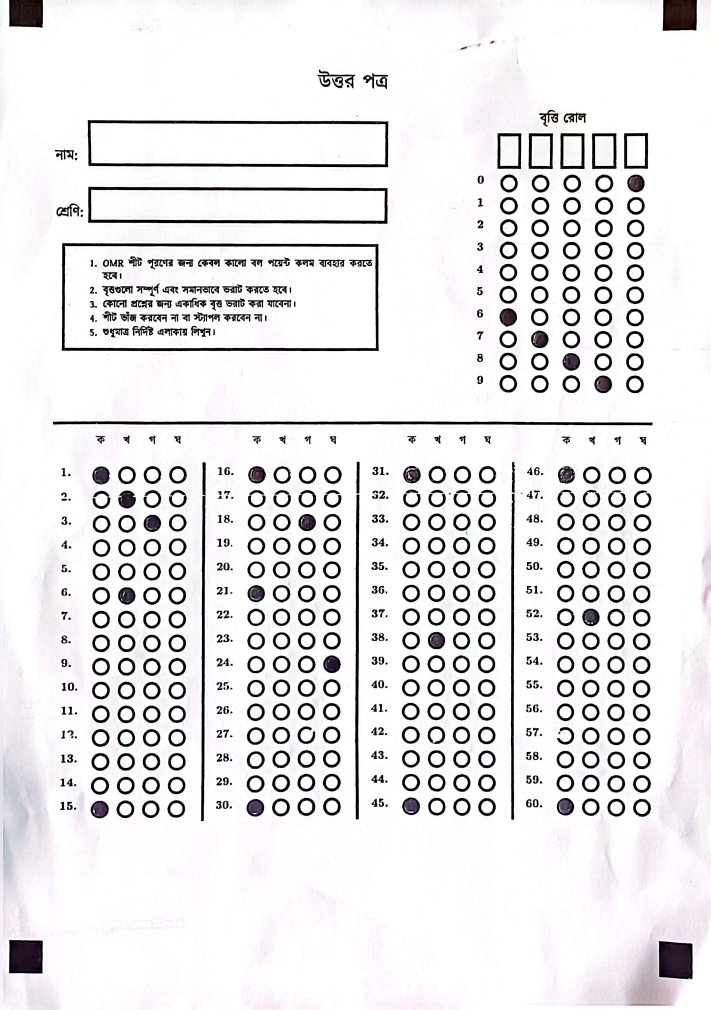
#> input picture final_54.jpg, 2133 x 3030 px (shown at 1/3 size)
$ python new_app.py
#> lines starting #> are read from the running program, lines starting #| are printed output that depends on the picture; after the words box and inside, x2 and y2 are one past the last pixel; in counts of white or black regions, pixels touching at a corner belong together
import cv2
import numpy as np
from imutils import contours
import os
import csv
import logging
from PIL import Image # Pillow is still needed for compression logic

# --- 1. Setup & Configuration ---

def setup_logging():
    """Configures the logging system to output to both a file and the console."""
    # This check prevents adding handlers multiple times if the function is called again
    if not logging.getLogger().handlers:
        logging.basicConfig(
            level=logging.INFO,
            format='%(asctime)s - %(levelname)s - %(message)s',
            handlers=[
                logging.FileHandler("omr_grader.log"),
                logging.StreamHandler()
            ]
        )

# Answer key and choice mapping remain the same
ANSWER_KEY = {
    0: 1, 1: 2, 2: 0, 3: 2, 4: 1, 5: 0, 6: 1, 7: 2, 8: 3, 9: 0, 10: 1, 11: 3, 12: 0, 13: 2, 14: 1,
    15: 0, 16: 3, 17: 2, 18: 1, 19: 0, 20: 1, 21: 2, 22: [0, 2], 23: 3, 24: 1, 25: 0, 26: 2, 27: 3, 28: 1, 29: 0,
    30: 3, 31: 2, 32: 1, 33: 0, 34: 1, 35: 2, 36: 0, 37: 3, 38: 1, 39: 2, 40: 0, 41: 1, 42: 3, 43: 2, 44: 0,
    45: 1, 46: 3, 47: 0, 48: 2, 49: 1, 50: 3, 51: 0, 52: 1, 53: 2, 54: 3, 55: 0, 56: 1, 57: 2, 58: 3, 59: 0
}
CHOICE_MAP = {0: 'A', 1: 'B', 2: 'C', 3: 'D'}


# --- 2. Core Image Processing Utilities ---

def compress_image_on_the_fly(cv2_image, max_size=1920, quality=75):
    """
    [NEW IN-MEMORY COMPRESSION]
    Converts a cv2 (NumPy) image to a Pillow image, applies resizing and JPEG
    compression in memory, and converts it back to a cv2 image.

    :param cv2_image: Input image as a NumPy array (BGR format).
    :param max_size: The maximum dimension (longest side) in pixels.
    :param quality: JPEG quality (1-95).
    :return: Compressed image as a NumPy array (BGR format).
    """
    try:
        # 1. Convert cv2 (BGR) to Pillow (RGB)
        # OpenCV reads as BGR, Pillow expects RGB
        img_rgb = cv2.cvtColor(cv2_image, cv2.COLOR_BGR2RGB)
        img = Image.fromarray(img_rgb)

        # 2. Resizing logic
        width, height = img.size

        if max(width, height) > max_size:
            ratio = max_size / max(width, height)
            new_width = int(width * ratio)
            new_height = int(height * ratio)

            img = img.resize((new_width, new_height), Image.Resampling.LANCZOS)

        # 3. Apply JPEG compression in memory
        # We need a BytesIO object to simulate saving to disk
        from io import BytesIO
        buffer = BytesIO()
        img.save(buffer, "JPEG", optimize=True, quality=quality)
        buffer.seek(0)

        # 4. Read the compressed bytes back into a cv2 image
        file_bytes = np.asarray(bytearray(buffer.read()), dtype=np.uint8)
        compressed_cv2_image = cv2.imdecode(file_bytes, cv2.IMREAD_COLOR)

        logging.info(f"Image compressed in memory. Original: {width}x{height}, New: {img.size}. Quality: {quality}")

        return compressed_cv2_image

    except Exception as e:
        logging.error(f"In-memory compression failed. Reason: {e}. Returning original image.")
        return cv2_image # Fallback: return the original image if compression fails


def reorder(myPoints):
    """Reorders four corner points: top-left, top-right, bottom-left, bottom-right."""
    myPoints = myPoints.reshape((4, 2))
    myPointsNew = np.zeros((4, 2), np.float32)
    add = myPoints.sum(1)
    myPointsNew[0] = myPoints[np.argmin(add)]
    myPointsNew[3] = myPoints[np.argmax(add)]
    diff = np.diff(myPoints, axis=1)
    myPointsNew[1] = myPoints[np.argmin(diff)]
    myPointsNew[2] = myPoints[np.argmax(diff)]
    return myPointsNew

def four_point_transform(image, pts):
    """Applies a perspective transform to an image based on four points."""
    (tl, tr, bl, br) = pts
    widthA = np.sqrt(((br[0] - bl[0]) ** 2) + ((br[1] - bl[1]) ** 2))
    widthB = np.sqrt(((tr[0] - tl[0]) ** 2) + ((tr[1] - tl[1]) ** 2))
    maxWidth = max(int(widthA), int(widthB))
    heightA = np.sqrt(((tr[0] - br[0]) ** 2) + ((tr[1] - br[1]) ** 2))
    heightB = np.sqrt(((tl[0] - bl[0]) ** 2) + ((tl[1] - bl[1]) ** 2))
    maxHeight = max(int(heightA), int(heightB))
    dst = np.array([[0, 0], [maxWidth - 1, 0], [0, maxHeight - 1], [maxWidth - 1, maxHeight - 1]], dtype="float32")
    matrix = cv2.getPerspectiveTransform(pts, dst)
    return cv2.warpPerspective(image, matrix, (maxWidth, maxHeight))

# ... (preprocess_image, find_fiducial_markers, resize_for_display,
# find_and_denoise_bubbles, decode_roll_number, grade_mcq_section functions remain the same) ...

# [13 lines left out: function preprocess_image, not called in this run]


def find_fiducial_markers(image):
    """Finds the four corner markers on the OMR sheet for alignment."""
    # This step uses the initial, possibly compressed, BGR image
    gray = cv2.cvtColor(image, cv2.COLOR_BGR2GRAY)
    blurred = cv2.GaussianBlur(gray, (5, 5), 0)
    _, thresh = cv2.threshold(blurred, 200, 255, cv2.THRESH_BINARY_INV)
    cnts, _ = cv2.findContours(thresh.copy(), cv2.RETR_EXTERNAL, cv2.CHAIN_APPROX_SIMPLE)

    marker_contours = []
    for c in cnts:
        (x, y, w, h) = cv2.boundingRect(c)
        aspect_ratio = w / float(h)
        area = cv2.contourArea(c)
        if 0.8 <= aspect_ratio <= 1.2 and 100 < area < 10000:
            marker_contours.append(c)

    logging.info(f"Found {len(marker_contours)} potential fiducial markers.")
    if len(marker_contours) < 4:
        logging.error("Could not find 4 fiducial markers. Alignment failed.")
        return None

    marker_contours = sorted(marker_contours, key=cv2.contourArea, reverse=True)[:4]
    points = []
    for c in marker_contours:
        M = cv2.moments(c)
        cX = int(M["m10"] / M["m00"]) if M["m00"] != 0 else int(cv2.boundingRect(c)[0] + cv2.boundingRect(c)[2] / 2)
        cY = int(M["m01"] / M["m00"]) if M["m00"] != 0 else int(cv2.boundingRect(c)[1] + cv2.boundingRect(c)[3] / 2)
        points.append([cX, cY])

    return reorder(np.array(points, dtype="float32"))

# --- 3. UNIFIED Bubble Detection Function ---

def resize_for_display(image, max_height=800):
    """Resizes an image to a maximum height for display, maintaining aspect ratio."""
    h, w = image.shape[:2]
    if h > max_height:
        ratio = max_height / float(h)
        return cv2.resize(image, (int(w * ratio), max_height))
    return image


def find_and_denoise_bubbles(image_section, filter_params, debug_window_name="Debug Bubbles"):
    """
    A unified function to find bubbles in an image section.
    It uses bilateral filtering for robust, edge-preserving denoising.
    """
    gray = cv2.cvtColor(image_section, cv2.COLOR_BGR2GRAY)

    denoised = cv2.bilateralFilter(gray, 9, 75, 75)

    thresh = cv2.adaptiveThreshold(denoised, 255, cv2.ADAPTIVE_THRESH_GAUSSIAN_C,
                                     cv2.THRESH_BINARY_INV, 19, 5)

    cnts, _ = cv2.findContours(thresh.copy(), cv2.RETR_EXTERNAL, cv2.CHAIN_APPROX_SIMPLE)

    bubble_contours = []
    debug_image = image_section.copy()
    for c in cnts:
        (x, y, w, h) = cv2.boundingRect(c)
        cv2.rectangle(debug_image, (x, y), (x + w, y + h), (0, 0, 255), 2)

        ar = w / float(h)
        if (filter_params['min_w'] < w < filter_params['max_w'] and
            filter_params['min_h'] < h < filter_params['max_h'] and
            filter_params['min_ar'] <= ar <= filter_params['max_ar']):
            bubble_contours.append(c)
            cv2.rectangle(debug_image, (x, y), (x + w, y + h), (0, 255, 0), 2)

    display_debug_image = resize_for_display(debug_image)
    cv2.imshow(debug_window_name, display_debug_image)

    return bubble_contours, gray

# --- 4. Section-Specific Grading Logic ---

def decode_roll_number(roll_section_image):
    """Decodes the roll number from its specific section."""
    if roll_section_image is None or roll_section_image.size == 0:
        return "N/A"

    h, w = roll_section_image.shape[:2]
    crop_y_start = int(h * 0.35)
    bubble_area = roll_section_image[crop_y_start:, :]

    roll_filter_params = {'min_w': 15, 'max_w': 55, 'min_h': 15, 'max_h': 55, 'min_ar': 0.7, 'max_ar': 1.3}
    bubble_contours, gray = find_and_denoise_bubbles(bubble_area, roll_filter_params, "Debug Roll Number")

    logging.info(f"Roll Number: Found {len(bubble_contours)} bubbles after filtering.")
    if len(bubble_contours) < 45:
        return f"Not Enough Bubbles ({len(bubble_contours)})"

    bubble_contours, _ = contours.sort_contours(bubble_contours, method="left-to-right")
    columns = []
    current_column = [bubble_contours[0]]
    avg_bubble_width = np.mean([cv2.boundingRect(c)[2] for c in bubble_contours])

    for i in range(1, len(bubble_contours)):
        prev_x, _, prev_w, _ = cv2.boundingRect(bubble_contours[i-1])
        curr_x, _, _, _ = cv2.boundingRect(bubble_contours[i])
        if (curr_x - (prev_x + prev_w)) > (avg_bubble_width * 0.4):
            columns.append(current_column)
            current_column = [bubble_contours[i]]
        else:
            current_column.append(bubble_contours[i])
    columns.append(current_column)

    logging.info(f"Clustered roll number bubbles into {len(columns)} columns.")

    if 5 <= len(columns) <= 6:
        bubble_columns = columns[-5:]
    else:
        logging.error(f"Expected 5 or 6 columns for roll number, found {len(columns)}.")
        return "Column Count Error"

    decoded_roll = []
    all_intensities = [cv2.mean(gray, mask=cv2.drawContours(np.zeros_like(gray), [c], -1, 255, -1))[0] for c in bubble_contours]
    grading_threshold = np.mean(all_intensities) - (np.std(all_intensities))
    logging.info(f"Roll number grading threshold: {grading_threshold:.2f}")

    for column in bubble_columns:
        column_sorted, _ = contours.sort_contours(column, method="top-to-bottom")

        if len(column_sorted) > 10:
            logging.info(f"Found {len(column_sorted)} contours in a column, taking the bottom 10.")
            column_sorted = column_sorted[-10:]

        if len(column_sorted) != 10:
            logging.warning(f"Column has {len(column_sorted)} bubbles after cleanup (expected 10). Skipping.")
            decoded_roll.append("X")
            continue

        marked_count = 0
        marked_digit = -1
        for i, bubble_c in enumerate(column_sorted):
            mask = np.zeros_like(gray)
            cv2.drawContours(mask, [bubble_c], -1, 255, -1)
            if cv2.mean(gray, mask=mask)[0] < grading_threshold:
                marked_digit = i
                marked_count += 1

        decoded_roll.append(str(marked_digit) if marked_count == 1 else "E")

    return "".join(decoded_roll)

# [128 lines left out: function grade_mcq_section, not called in this run]


# --- 5. Main Processing Pipeline ---

def process_omr_sheet(image_path):
    """
    Main function to load an image, apply in-memory compression pre-processing,
    and run the entire grading process.
    """
#> called with image_path = 'final_54.jpg'
    setup_logging()

    # 1. Load the original image
    original_image = cv2.imread(image_path)
#> original_image is the input picture: shape (3030, 2133, 3); mean B, G, R 231.4, 230.2, 231.1
    if original_image is None:
        logging.error(f"Could not load image from {image_path}. Check the path.")
        return

    # 2. Apply in-memory compression (NEW STEP)
    logging.info(f"Applying in-memory compression pre-processing...")
    compressed_image = compress_image_on_the_fly(original_image, max_size=1920, quality=75)

    # 3. Use the compressed image for the rest of the pipeline
    corners = find_fiducial_markers(compressed_image)
#> in find_fiducial_markers, `_, thresh = cv2.threshold(blurred, 200, 255, cv2.THRESH_BINARY_INV)`:
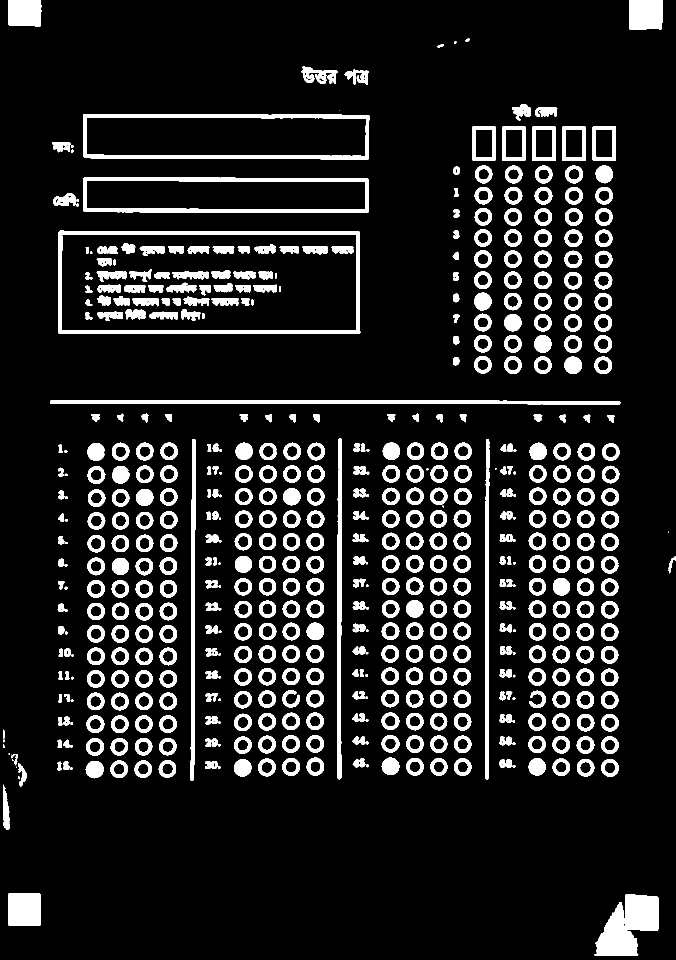
#> thresh: shape (1920, 1351) (shown at 1/2 size); 12.1% white; 553 white regions (17 under 20 px)
#> in find_fiducial_markers, `cnts, _ = cv2.findContours(thresh.copy(), cv2.RETR_EXTERNAL, cv2.CHAIN..`: cnts = 502 contours, 63 with area under 20; largest, box (x1, y1, x2, y2) and area: (116, 461, 721, 668) 123129, (166, 228, 739, 319) 50142, (167, 354, 737, 426) 39062, (1188, 1788, 1317, 1912) 9598, (100, 800, 1241, 810) 6842
#> the loop in find_fiducial_markers, `for c in cnts:` made 502 passes
#> (x, y, w, h, aspect_ratio, area) on passes 1 to 3: (1188, 1788, 129, 124, 1.04, 9597.5), (16, 1786, 66, 65, 1.02, 4055.5), (6, 1569, 14, 91, 0.154, 723.5)
#> after the loop in find_fiducial_markers, `for c in cnts:`: marker_contours = 315 contours; largest, box (x1, y1, x2, y2) and area: (1188, 1788, 1317, 1912) 9598, (16, 1786, 82, 1851) 4056, (1258, 0, 1325, 59) 3736, (1130, 331, 1166, 367) 960, (564, 1516, 600, 1552) 956
#> in find_fiducial_markers, `marker_contours = sorted(marker_contours, key=cv2.contourArea, reverse..`: marker_contours = 4 contours; box (x1, y1, x2, y2) and area: (1188, 1788, 1317, 1912) 9598, (16, 1786, 82, 1851) 4056, (1258, 0, 1325, 59) 3736, (1130, 331, 1166, 367) 960
#> the loop in find_fiducial_markers, `for c in marker_contours:` made 4 passes
#> (cX, cY) on passes 1 to 4: (1256, 1851), (48, 1818), (1291, 28), (1147, 348)
#> after the loop in find_fiducial_markers, `for c in marker_contours:`: points = [[1256, 1851], [48, 1818], [1291, 28], [1147, 348]]
#> in reorder, `myPoints = myPoints.reshape((4, 2))`: myPoints has the same summary as points in find_fiducial_markers
#> in reorder, `add = myPoints.sum(1)`: add = [3107, 1866, 1319, 1495]
#> in reorder, `diff = np.diff(myPoints, axis=1)`: diff = [595, 1770, -1263, -799]
#> corners = [[1291, 28], [1291, 28], [48, 1818], [1256, 1851]]
    if corners is None:
        return

    # The rest of the pipeline operates on the perspective-transformed image
    paper = four_point_transform(compressed_image, corners)
#> in four_point_transform, `(tl, tr, bl, br) = pts`: tl = [1291, 28]; bl = [48, 1818]; br = [1256, 1851]
#> in four_point_transform, `widthA = np.sqrt(((br[0] - bl[0]) ** 2) + ((br[1] - bl[1]) ** 2))`: widthA = 1208.5
#> in four_point_transform, `widthB = np.sqrt(((tr[0] - tl[0]) ** 2) + ((tr[1] - tl[1]) ** 2))`: widthB = 0
#> in four_point_transform, `maxWidth = max(int(widthA), int(widthB))`: maxWidth = 1208
#> in four_point_transform, `heightA = np.sqrt(((tr[0] - br[0]) ** 2) + ((tr[1] - br[1]) ** 2))`: heightA = 1823.3
#> in four_point_transform, `heightB = np.sqrt(((tl[0] - bl[0]) ** 2) + ((tl[1] - bl[1]) ** 2))`: heightB = 2179.3
#> in four_point_transform, `maxHeight = max(int(heightA), int(heightB))`: maxHeight = 2179
#> in four_point_transform, `dst = np.array([[0, 0], [maxWidth - 1, 0], [0, maxHeight - 1], [maxWid..`: dst = [[0, 0], [1207, 0], [0, 2178], [1207, 2178]]
#> in four_point_transform, `matrix = cv2.getPerspectiveTransform(pts, dst)`: matrix = [[0.000223, 0.000155, -0.292], [-0.000746, 0.000257, 0.956], [-3.43e-07, 1.18e-07, 0.000439]]

    h_paper, w_paper = paper.shape[:2]
    crop_margin_top = int(h_paper * 0.02)
    crop_margin_bottom = int(h_paper * 0.02)
    crop_margin_x_left = int(w_paper * 0.04)
    crop_margin_x_right = int(w_paper * 0.02)
    cropped_paper = paper[crop_margin_top:h_paper - crop_margin_bottom, crop_margin_x_left:w_paper - crop_margin_x_right]
    output_image = cropped_paper.copy()

    h_crop, w_crop, _ = cropped_paper.shape
    split_y = int(h_crop * 0.22)
    gray_split = cv2.cvtColor(cropped_paper, cv2.COLOR_BGR2GRAY)
    thresh_split = cv2.adaptiveThreshold(cv2.GaussianBlur(gray_split, (5,5), 0), 255, cv2.ADAPTIVE_THRESH_GAUSSIAN_C, cv2.THRESH_BINARY_INV, 21, 5)
    cnts_split, _ = cv2.findContours(thresh_split, cv2.RETR_EXTERNAL, cv2.CHAIN_APPROX_SIMPLE)
#> cnts_split = []
    for c in cnts_split:
        x, y, w, h = cv2.boundingRect(c)
        if w > w_crop * 0.8 and h < 20:
            split_y = y + h // 2
            logging.info(f"Found horizontal separator at y={split_y}")
            break
#> this loop made 0 passes

    roll_section = cropped_paper[0:split_y, :]
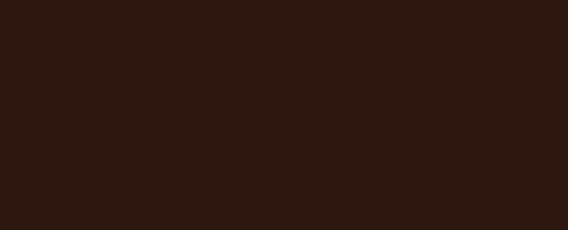
#> roll_section: shape (460, 1136, 3) (shown at 1/2 size); mean B, G, R 17, 24, 44
    mcq_section_full = cropped_paper[split_y:, :]
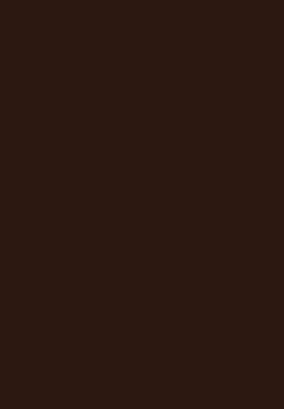
#> mcq_section_full: shape (1633, 1136, 3) (shown at 1/4 size); mean B, G, R 17, 24, 44

    roll_number = decode_roll_number(roll_section)
#> in decode_roll_number, `bubble_area = roll_section_image[crop_y_start:, :]`:
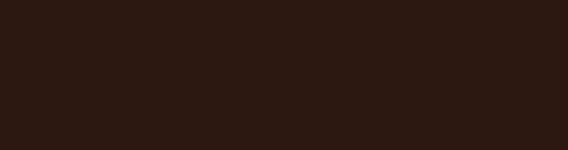
#> bubble_area: shape (299, 1136, 3) (shown at 1/2 size); mean B, G, R 17, 24, 44
#> roll_number = 'Not Enough Bubbles (0)'
    logging.info(f"--- Decoded Roll Number: {roll_number} ---")

    total_correct = 0
    all_student_answers = []

    mcq_gray = cv2.cvtColor(mcq_section_full, cv2.COLOR_BGR2GRAY)
    mcq_thresh = cv2.adaptiveThreshold(cv2.GaussianBlur(mcq_gray, (5,5), 0), 255, cv2.ADAPTIVE_THRESH_GAUSSIAN_C, cv2.THRESH_BINARY_INV, 21, 5)
    vertical_kernel = cv2.getStructuringElement(cv2.MORPH_RECT, (1, 40))
#> vertical_kernel = 40 values from 1 to 1
    detected_lines = cv2.morphologyEx(mcq_thresh, cv2.MORPH_OPEN, vertical_kernel, iterations=1)
    cnts_lines, _ = cv2.findContours(detected_lines, cv2.RETR_EXTERNAL, cv2.CHAIN_APPROX_SIMPLE)
#> cnts_lines = []

    separator_xs = []
    for c in cnts_lines:
        if cv2.boundingRect(c)[3] > mcq_section_full.shape[0] * 0.5:
            separator_xs.append(cv2.boundingRect(c)[0])
#> after the loop, separator_xs = []

    separator_xs.sort()

    if len(separator_xs) >= 3:
        logging.info(f"Found vertical separators at x={separator_xs}")
        split_x1, split_x2, split_x3 = separator_xs[0], separator_xs[1], separator_xs[2]

        sections = [
            (mcq_section_full[:, :split_x1], 0, 0),
            (mcq_section_full[:, split_x1:split_x2], 15, split_x1),
            (mcq_section_full[:, split_x2:split_x3], 30, split_x2),
            (mcq_section_full[:, split_x3:], 45, split_x3)
        ]

        for sec_img, q_offset, x_offset in sections:
            answers, correct = grade_mcq_section(sec_img, q_offset, output_image, x_offset, split_y)
            all_student_answers.extend(answers)
            total_correct += correct
    else:
        logging.error(f"Failed to find 3 clear vertical separators. Found {len(separator_xs)}. Grading aborted.")

    score = total_correct
    logging.info(f"--- OMR Grading Results ---\nCorrect Answers: {total_correct} / {len(ANSWER_KEY)}\nScore: {score:.2f}%")

    all_student_answers.sort(key=lambda x: x['question'])

    csv_filename = f"{roll_number}_results.csv" if roll_number.isalnum() else f"{os.path.splitext(os.path.basename(image_path))[0]}_results.csv"
    try:
        with open(csv_filename, 'w', newline='') as csvfile:
            writer = csv.writer(csvfile)
            writer.writerow(['Roll Number', roll_number])
            writer.writerow(['Score (%)', f"{score:.2f}"])
            writer.writerow([])
            writer.writerow(['Question Number', 'Student Answer', 'Correct Answer', 'Result'])
            for answer in all_student_answers:
                writer.writerow([answer['question'], answer['student_answer'], answer['correct_answer'], answer['result']])
        logging.info(f"Results written to {csv_filename}")
    except IOError as e:
        logging.error(f"Could not write to CSV file {csv_filename}. Reason: {e}")

    cv2.putText(output_image, f"Roll: {roll_number}", (20, 50), cv2.FONT_HERSHEY_SIMPLEX, 1.5, (255, 100, 0), 3)
    cv2.putText(output_image, f"Score: {score:.2f}%", (20, 110), cv2.FONT_HERSHEY_SIMPLEX, 1.5, (0, 0, 255), 3)
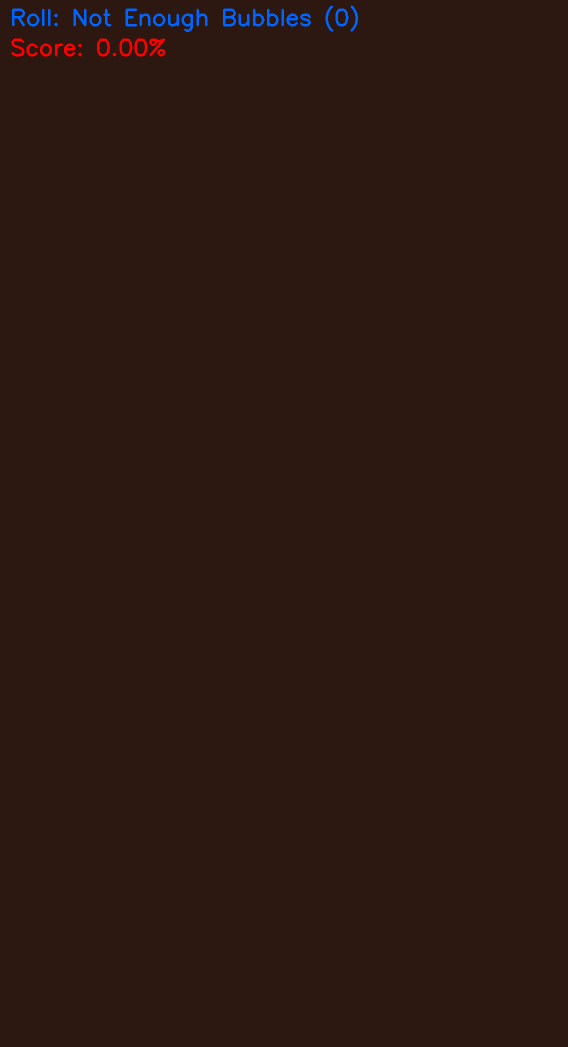
#> output_image: shape (2093, 1136, 3) (shown at 1/2 size); mean B, G, R 17.8, 24.2, 44.2

    result_image = resize_for_display(output_image, max_height=700)
#> call 2 of resize_for_display, with max_height = 700
#> in resize_for_display (call 2), `return cv2.resize(image, (int(w * ratio), max_height))`:
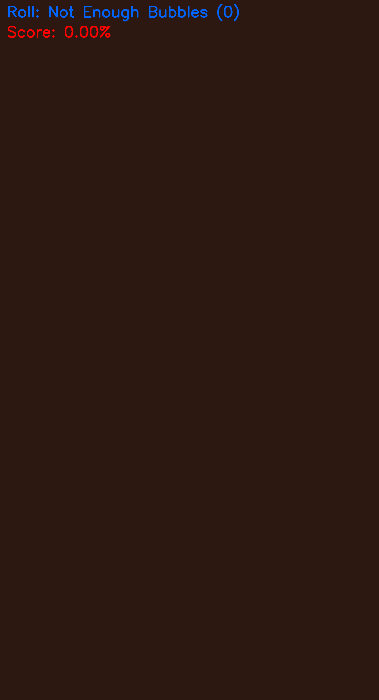
#> returned value: shape (700, 379, 3); mean of channels 0, 1, 2 17.8, 24.2, 44.2; drawn as B, G, R

    cv2.imshow("Graded Sheet", result_image)
    cv2.waitKey(0)
    cv2.destroyAllWindows()


# --- Main execution block ---
if __name__ == "__main__":
    # IMPORTANT: Replace this with the correct path to your image file
    image_file = 'final_54.jpg'

    # Check for PIL/Pillow installation
    try:
        from PIL import Image
    except ImportError:
        print("ERROR: Pillow (PIL Fork) is not installed.")
        print("Please install it using: pip install Pillow")
        exit()

    if os.path.exists(image_file):
        process_omr_sheet(image_file)
    else:
        print(f"Error: Image file not found at '{image_file}'. Please update the path.")
